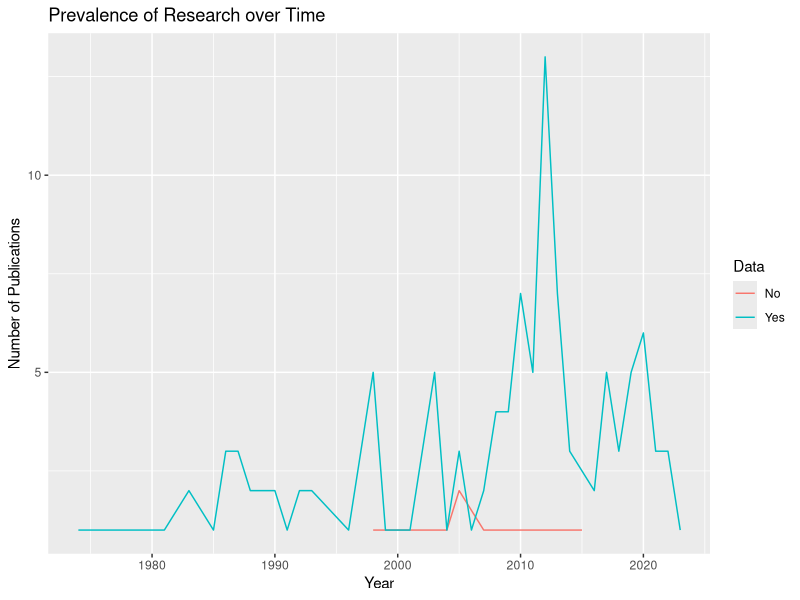

The R source for this figure:
#Load required packages from library
library(ggplot2)
library(tidyverse)
#Load .csv and name year_data
year_data <- read.csv("year_data.csv")
#Look at data
head(year_data)
#Summarize data by year
year_sum <- year_data %>%
  group_by(Year) %>%
  add_count(Data)

#Plot Data into
ggplot(year_sum, aes(x=Year,y=n,color=Data)) +
  geom_line() + labs(title = "Prevalence of Research over Time",
                     x = "Year",
                     y = "Number of Publications")
